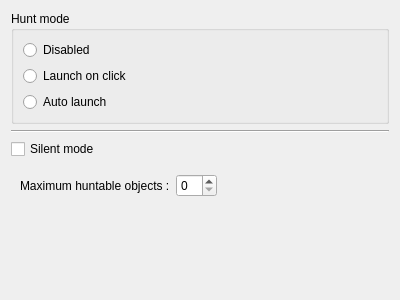
<?xml version="1.0" encoding="UTF-8"?>
<ui version="4.0">
 <class>QQHuntSettings</class>
 <widget class="QWidget" name="QQHuntSettings">
  <property name="geometry">
   <rect>
    <x>0</x>
    <y>0</y>
    <width>400</width>
    <height>300</height>
   </rect>
  </property>
  <property name="windowTitle">
   <string>Form</string>
  </property>
  <layout class="QVBoxLayout" name="verticalLayout_2">
   <item>
    <widget class="QGroupBox" name="groupBox">
     <property name="title">
      <string>Hunt mode</string>
     </property>
     <layout class="QVBoxLayout" name="verticalLayout">
      <item>
       <widget class="QRadioButton" name="huntDisabledRB">
        <property name="text">
         <string>Disabled</string>
        </property>
       </widget>
      </item>
      <item>
       <widget class="QRadioButton" name="huntManualRB">
        <property name="text">
         <string>Launch on click</string>
        </property>
       </widget>
      </item>
      <item>
       <widget class="QRadioButton" name="HuntAutoRB">
        <property name="text">
         <string>Auto launch</string>
        </property>
       </widget>
      </item>
     </layout>
    </widget>
   </item>
   <item>
    <widget class="Line" name="line">
     <property name="orientation">
      <enum>Qt::Horizontal</enum>
     </property>
    </widget>
   </item>
   <item>
    <widget class="QCheckBox" name="silentModeCB">
     <property name="text">
      <string>Silent mode</string>
     </property>
    </widget>
   </item>
   <item>
    <widget class="QWidget" name="widget" native="true">
     <layout class="QHBoxLayout" name="horizontalLayout">
      <item>
       <widget class="QLabel" name="label">
        <property name="text">
         <string>Maximum huntable objects :</string>
        </property>
       </widget>
      </item>
      <item>
       <widget class="QSpinBox" name="maxObjSB"/>
      </item>
      <item>
       <spacer name="horizontalSpacer">
        <property name="orientation">
         <enum>Qt::Horizontal</enum>
        </property>
        <property name="sizeHint" stdset="0">
         <size>
          <width>40</width>
          <height>20</height>
         </size>
        </property>
       </spacer>
      </item>
     </layout>
    </widget>
   </item>
   <item>
    <spacer name="verticalSpacer">
     <property name="orientation">
      <enum>Qt::Vertical</enum>
     </property>
     <property name="sizeHint" stdset="0">
      <size>
       <width>20</width>
       <height>40</height>
      </size>
     </property>
    </spacer>
   </item>
  </layout>
 </widget>
 <resources/>
 <connections/>
</ui>
